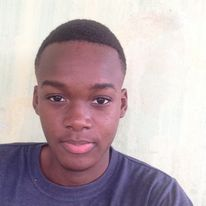
#> input picture teste.jpg, 206 x 206 px
$ python main.py
#> lines starting #> are read from the running program, lines starting #| are printed output that depends on the picture
import cv2
import numpy as np

#Carregamentos da imagens das imagem para comparação
orb = cv2.ORB_create()
imagem_bd = cv2.imread('teste.jpg')
#> imagem_bd is the input picture: shape (206, 206, 3); mean B, G, R 175.7, 169.6, 186.6
imagem_bd_cor = cv2.cvtColor(imagem_bd, cv2.COLOR_BGR2GRAY)
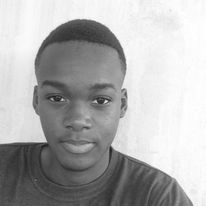
#> imagem_bd_cor: shape (206, 206); min 24, max 255, mean 175.4
kp, descricao = orb.detectAndCompute(imagem_bd_cor,None)
#> kp = 226 keypoints; strongest (x, y, size): (105, 101, 31), (45, 140, 31), (44, 140, 37.2), (95, 101, 31)

#Recebendo Imagem da camara
video_capture = cv2.VideoCapture(0)#Capturando a imagem que vem da camara

try:
    faceCascade = cv2.CascadeClassifier(cv2.data.haarcascades + 'haarcascade_frontalface_default.xml')
    eyeCascade = cv2.CascadeClassifier(cv2.data.haarcascades + 'haarcascade_eye.xml')
    print(faceCascade)
except FileExistsError:
    print("Erro: Arquivo do classificador de rosto não encontrado.")
    exit()

while True:
    ret, frame = video_capture.read()
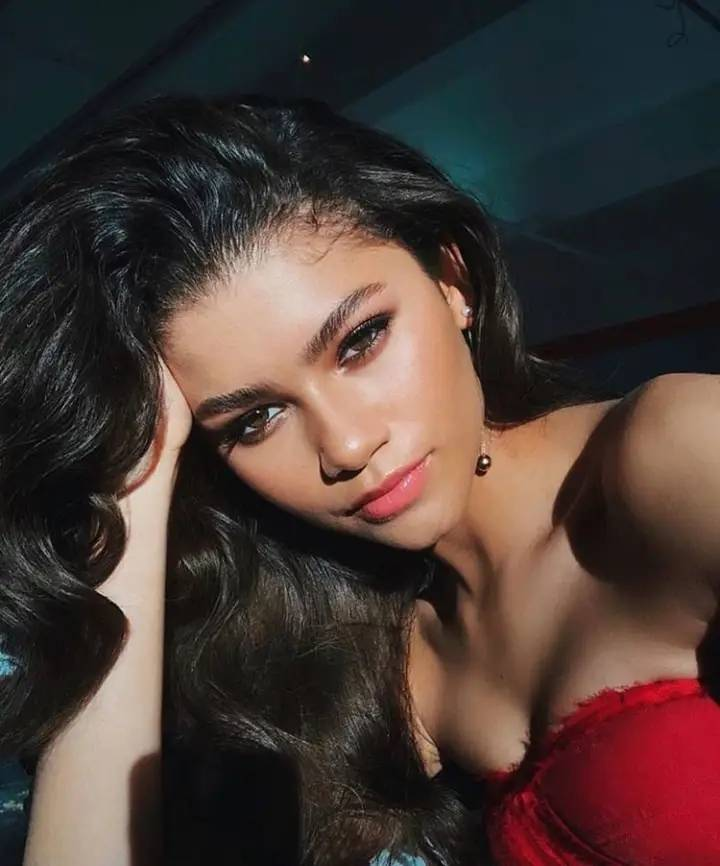
#> input picture zendaya1.jpg, 720 x 866 px, given in place of the camera
#> frame is the input picture: shape (866, 720, 3); mean B, G, R 53.3, 57.8, 72.9
    if not ret:
         break
    gray = cv2.cvtColor(frame, cv2.COLOR_BGR2GRAY)#Dando do objecto ou rosto identificado
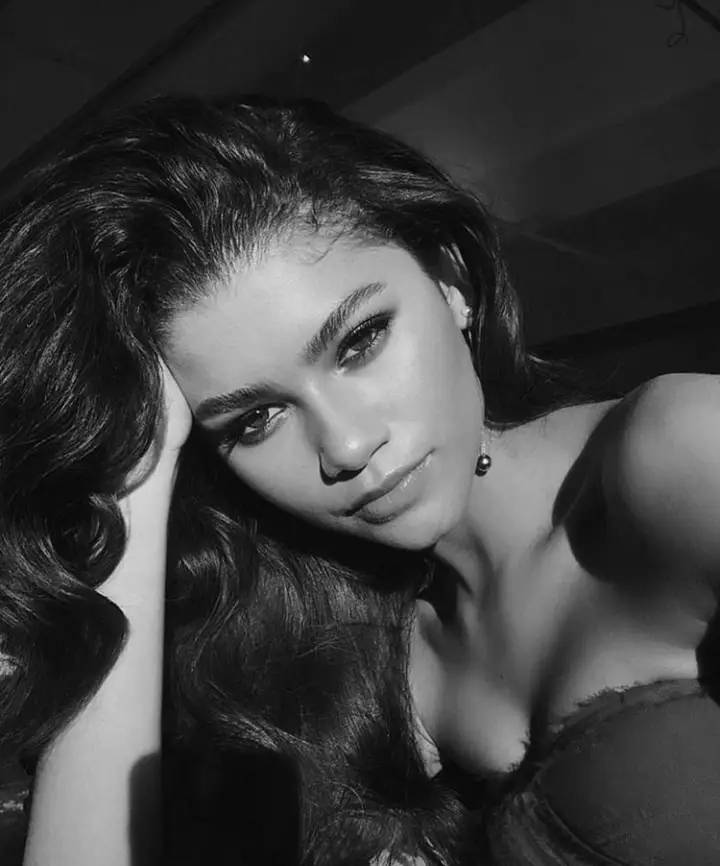
#> gray: shape (866, 720); min 0, max 244, mean 61.8
    faces = faceCascade.detectMultiScale(
          gray,
          scaleFactor=1.1,
          minNeighbors=5,
          minSize=(30,30)
    )
#> faces = ()
    for (x,y,w,h) in faces:
          #Desenhar um retangulo em volta do rosto
          cv2.rectangle(frame,(x,y),(x+w, y+h),(0,255,0),2)
          olhos = eyeCascade.detectMultiScale(gray[y:y+h, x:x+w],
               scaleFactor=1.1,
               minNeighbors=5,
               minSize=(30,30))
          for (ox,oy,ow,oh) in olhos:
               cv2.rectangle(frame, (x+ox, y+oy), (x+ox+ow, y+oy+oh),(255,0,0),2)
          #pegando pontos chaves na região do rosto usando orb
          kp_rosto, descricao_rosto = orb.detectAndCompute(gray[y:y+h,x:x+w],None)

          #Comparando as descrições dos pontos chaves dos objectos
          if descricao_rosto is not None and descricao is not None:
               bf = cv2.BFMatcher(cv2.NORM_HAMMING, crossCheck=True)
               matches = bf.match(descricao,descricao_rosto)

               #Limite de correspondencia
               limite = 10
               if len(matches)> limite:
                    cv2.putText(frame,"É a mesma pessoa",(x,y-10),cv2.FONT_HERSHEY_COMPLEX, 0.9,(0,255,0),2)
#> this loop made 0 passes
    cv2.imshow('Detetação',frame)
    if cv2.waitKey(1) & 0xFF == ord('q'):
#> (key q is pressed here)
         break

video_capture.release()
cv2.destroyAllWindows()
